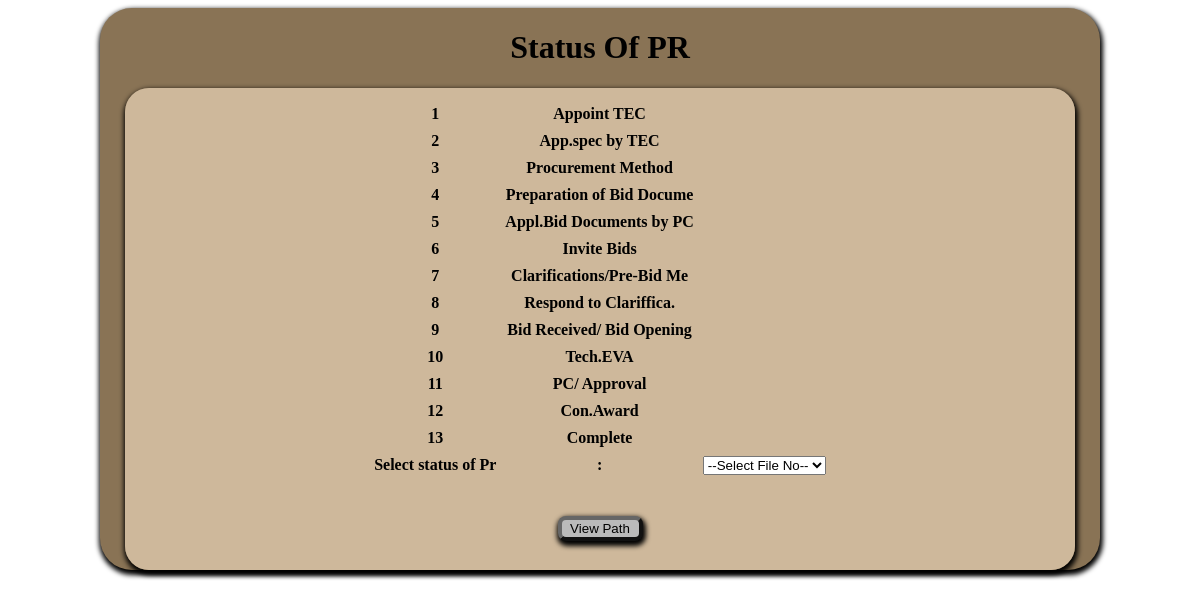
Screenshot of /status_pr.php with the database file from the repository.
### tables this page shows
CREATE TABLE `pc_shdl_task_tbl` (
  `sh_no` int(11) NOT NULL,
  `sh_des` varchar(25) NOT NULL,
  `date_range` int(11) NOT NULL
);

### status_pr.php (the view, shortened to what this page needs)
 <!DOCTYPE html>
<html>
<head>
<link href="css/Css_file.css" rel="stylesheet" type="text/css">
</head>
	<body onLoad="sessSet('pur_type.php')" >
<div id="wrapp">
	<form name = "form1" method="post" action="" >
<table align="center" class="searchResults">
		<table align="center" width="95%" id="wrapped2"  border="0" cellpadding="10" cellspacing="1">
			<caption>
			<h1>Status Of PR</h1></caption>
				<tr>
					<th>
					<table align="center"  border="0" cellpadding="4" cellspacing="1" style="color:#000000">
                <div class="combobox">
                <tr>
                	<?php
					$table1=mysql_query("select*from pc_shdl_task_tbl");
					while($row=mysql_fetch_array($table1))
					{
						echo "<tr>";
						echo "<td>".$row[0];"</td>";
						echo "<td>".$row[1];"</td>";
						echo "</tr>";
					}
					 ?>
            	</tr>
				<tr>
                <td>Select status of Pr </td>
                <td>:</td>
                <td>
				<?php
				echo"<select name='fileno123'>";
				echo "<option >--Select File No--</option>";
				echo"</select>";
			   ?>
           	    </td>
				</tr>
				</div>
			</table><br><br>
            <input type="submit" name="view_path" id="view" value="View Path">
	</form>
	<br />
	<br />
</div>
</body>
</html>

### css/Css_file.css (style rules this page uses)
Caption { color:#000000; white-space:nowrap; }
#wrapp { width:1000px; margin:auto; background:#897355; box-shadow:1px 3px 5px 2px; border-radius:2em; }
input[type="submit"],#browse,#start-upload,.butt { background:#bababa; border-radius: 8px; border-color:#666666; border-width:4px; width:85px; box-shadow:1px 3px 5px 2px; }
#wrapped2 { background:url(../images/inbg5.png); margin:auto; width:95%; box-shadow:1px 3px 5px 2px; border-radius:1.5em; }
th, td { font-weight:bolder; vertical-align:central; color:#000; font-size:16px; }

### rows the page displays
pc_shdl_task_tbl: sh_no "1", sh_des "Appoint TEC"
pc_shdl_task_tbl: sh_no "2", sh_des "App.spec by TEC"
pc_shdl_task_tbl: sh_no "3", sh_des "Procurement Method"
pc_shdl_task_tbl: sh_no "4", sh_des "Preparation of Bid Docume"
pc_shdl_task_tbl: sh_no "5", sh_des "Appl.Bid Documents by PC"
pc_shdl_task_tbl: sh_no "6", sh_des "Invite Bids"
pc_shdl_task_tbl: sh_no "7", sh_des "Clarifications/Pre-Bid Me"
pc_shdl_task_tbl: sh_no "8", sh_des "Respond to Clariffica."
pc_shdl_task_tbl: sh_no "9", sh_des "Bid Received/ Bid Opening"
pc_shdl_task_tbl: sh_no "10", sh_des "Tech.EVA"
pc_shdl_task_tbl: sh_no "11", sh_des "PC/ Approval"
pc_shdl_task_tbl: sh_no "12", sh_des "Con.Award"
pc_shdl_task_tbl: sh_no "13", sh_des "Complete"
